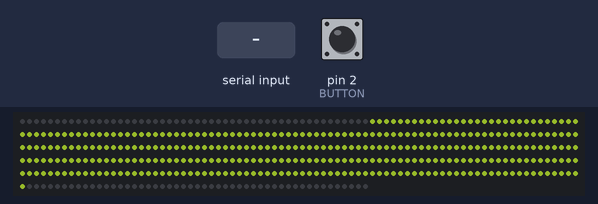
The sketch below on a simulated Arduino Uno, built with avr-gcc and run on an emulated ATmega328P. On the bench: 450 RGB LEDs in strip order, left to right, continuing on the next row. The test bench sets the inputs (shaded band); at power-on: pin 2 (BUTTON) LOW. Dim RGB values are drawn brighter than linear; what the sketch prints to the serial monitor is not drawn.

Above: at 4.2 s.
4.3 s: "v" received over Serial
At 4.8 s:
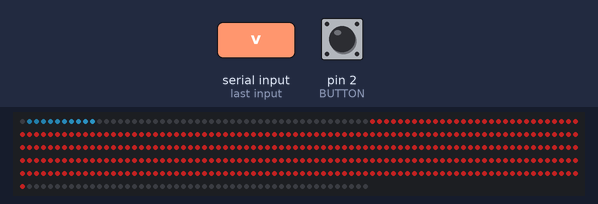
5.9 s: "c" received over Serial
7.5 s: "z" received over Serial
9.1 s: "s" received over Serial
At 9.6 s:
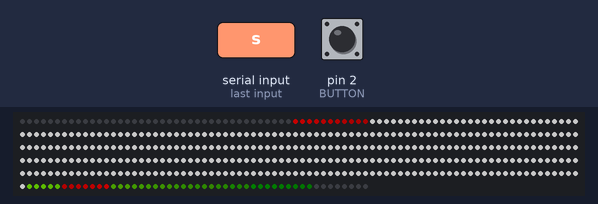
10.7 s: "f" received over Serial
At 11.4 s:
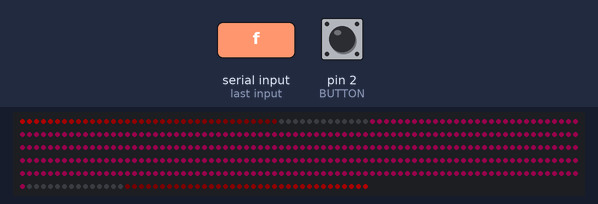
12.5 s: "b" received over Serial
At 13.42 s:
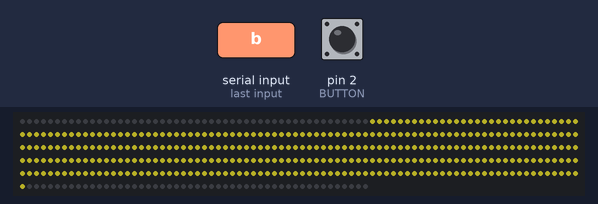

The sketch:

living_server_light_V2.ino
```cpp
#include <FastLED.h>

FASTLED_USING_NAMESPACE

#define DATA_PIN 3
#define LED_TYPE WS2812B
#define COLOR_ORDER GRB
#define NUM_LEDS 450
#define PLY_LENGTH 50  // define the length of the players position
#define BUTTON 2
// #define LEDOUT 13

//CRGB leds[NUM_LEDS];
CRGBArray<NUM_LEDS> leds;
CRGB plyColor[] = { 0xFF0000, 0x7CFC00, 0x37B5F0 };          // color zbdm, svdk, server
CRGBSet metaBrain(leds(PLY_LENGTH, NUM_LEDS - PLY_LENGTH));  // Central meta brain Server led
//CHSV metaColor = CHSV(42,100,100);
CHSV metaColor[] = { CHSV(70, 150, 1), CHSV(60, 155, 255), CHSV(40, 255, 255), CHSV(20, 155, 255), CHSV(0, 255, 255), CHSV(224, 255, 255) };
uint8_t metaIndex = 0;
uint16_t metaSpeed[] = {4,10,30,60,120,240};

const uint8_t nbrPulseMax = 12;
int pos[nbrPulseMax];
bool activePulse[nbrPulseMax];
CRGB color[nbrPulseMax];
uint8_t ply[nbrPulseMax];
uint8_t prevButtonState = 0;
uint8_t switchTimer = 0;
uint8_t buttonState = 0;
char val = 'g';


/// Color & ply index ///
/// ZBDM -> 1
/// SVDK -> 2
/// SERVER -> 0

void setup() {
  delay(3000);  // 3 second delay for recovery
  Serial.begin(115200);
  pinMode(BUTTON, INPUT);
  // pinMode(LEDOUT, OUTPUT);

  FastLED.setBrightness(96);
  FastLED.addLeds<LED_TYPE,DATA_PIN,COLOR_ORDER>(leds, NUM_LEDS).setCorrection(TypicalLEDStrip);
  for (uint8_t i = 0; i < nbrPulseMax; i++) {
    pos[i] = 0;
    activePulse[i] = false;
    ply[i] = 4;
    color[i] = CRGB(0x000000);  // black
  }
}

void loop() {
  // READ the button state and send 's' 10 times if activate and 'c' 10 times to clear
  buttonState = digitalRead(BUTTON);
  if (buttonState != prevButtonState){
    switchTimer = 0;
    prevButtonState = buttonState;
  }
  if(buttonState == 1){
    // digitalWrite(LEDOUT, HIGH);
    if (switchTimer < 10) {
      Serial.write('s');
      switchTimer ++;
    }
  }
  else {
    // digitalWrite(LEDOUT, LOW);
    if (switchTimer < 10) {
      Serial.write('c');
      switchTimer++;
    }
  }

  FastLED.show();
  // insert a delay to keep the framerate modest
  FastLED.delay(1000 / 120);
  fadeToBlackBy(leds, NUM_LEDS, 20);

  // sever pulsation
  metaBrain = metaColor[metaIndex];
  metaColor[metaIndex].v = (beatsin16(metaSpeed[metaIndex], 0, 255));

  // check if a 'v', 'z' or 's' is send and trigger the light chase accordingly
  if (Serial.available() > 0) {
    val = Serial.read();
    //// ZBDM /////
    if (val == 'v') {  ///
      for (uint8_t i = 0; i < nbrPulseMax; i++) {
        if (!activePulse[i]) {
          activePulse[i] = true;
          pos[i] = 0;
          color[i] = plyColor[2];  // GREEN  0xFFA500 // CRGB(0x37B5F0); // Blue //
          ply[i] = 1;
          break;
        }
      }
    }
    //// SVDK ////
    else if (val == 'z') {
      for (uint8_t i = 0; i < nbrPulseMax; i++) {
        if (!activePulse[i]) {
          activePulse[i] = true;
          pos[i] = NUM_LEDS;
          color[i] = plyColor[1];  // ORANGE CRGB(0xE027F5); // Viiolet //
          ply[i] = 2;
          break;
        }
      }
    }
    //// SERVER ////
    else if (val == 's') {
      for (uint8_t i = 0; i < nbrPulseMax+1; i++) {
        if (!activePulse[i]) {
          activePulse[i] = true;
          activePulse[i + 1] = true;
          pos[i] = PLY_LENGTH;
          pos[i + 1] = NUM_LEDS - PLY_LENGTH;
          color[i] = plyColor[0];      // RED
          color[i + 1] = plyColor[0];  // RED
          ply[i] = 0;
          ply[i + 1] = 0;
          metaBrain = CHSV(0,0,255);
          break;
        }
      }
    }
    // ////  SERVER STATE, pulsation strength ////
    else if (val == 'a') {  // 0 -> 20%
      metaIndex = 0;
    }
    else if (val == 'b') { // 20 - 40%
      metaIndex = 1;
    }
    else if (val == 'c') { // 40 - 60 %
      metaIndex = 2;
    }
    else if (val == 'd') { // 60 - 80 %
      metaIndex = 3;
    }
    else if (val == 'e') { // 80 - 100%
      metaIndex = 4;
    }
    else if (val == 'f') { // 100% - more
      metaIndex = 5;
    }
    }

  if (val != -1) {
    for (uint8_t i = 0; i < nbrPulseMax+1; i++) {
      if (activePulse[i] == true    ) {
        leds[pos[i]] = color[i];
        if (ply[i] == 1) {
          pos[i]++;
          if (pos[i] > PLY_LENGTH) {
            pos[i] = 0;
            activePulse[i] = false;
            if(metaIndex > 0){metaBrain = CHSV(0,0,255);}
          }
        } else if (ply[i] == 2) {
          pos[i]--;
          if (pos[i] < NUM_LEDS - PLY_LENGTH) {
            pos[i] = 0;
            activePulse[i] = false;
            if(metaIndex > 0){metaBrain = CHSV(0,0,255);}
          }
        } else if (ply[i] == 0 && ply[i + 1] == 0) {
          pos[i]--;
          pos[i + 1]++;
        }
        if (pos[i] > NUM_LEDS || pos[i] < 0) {
          pos[i] = 0;
          activePulse[i] = false;
        }
      }
    }
  }
}
```

Measured:
- after the input at 4.3 s, the LEDs: first change at once (image 1 shows a later state)
- after the input at 9.1 s, the LEDs: first change at once (image 2 shows a later state)
- after the input at 10.7 s, the LEDs: first differ from a run without the input after 0.08 s (image 3 shows a later state)
- after the input at 12.5 s, the LEDs: first differ from a run without the input after 0.08 s (image 4 shows a later state)
